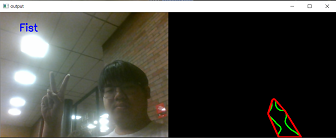
#> input picture fail1.png, 336 x 138 px, given in place of the camera
$ python ComVision.py
#> lines starting #> are read from the running program, lines starting #| are printed output that depends on the picture
#> further down, frame is the input picture: shape (138, 336, 3); mean B, G, R 65.5, 71.6, 72
import constants
import cv2
import numpy as np
import copy
import math
from collections import deque

# needed for motion tracking
pts = deque(maxlen=constants.TRACKING_BUFFER_MAX_LEN)
frame_counter = 0
(diffX, diffY) = (0, 0)
direction = "None"

def make_frame_smaller(frame,ratio):
    # get size from a matrix
#> called with ratio = 0.7
    height = frame.shape[0]
#> height = 138
    width = frame.shape[1]
#> width = 336
    #resize using cv2.resize(...)
    result = cv2.resize(frame,(int(width*ratio),int(height*ratio)))
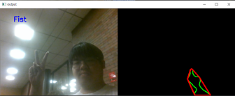
#> result: shape (96, 235, 3); mean B, G, R 65.2, 71.2, 71.7
    return result

# [84 lines left out: functions background_removal, skin_detection, calculateFingers, detect_waving, calculate_direction, not called in this run]

#You don't have to modify the code here, it simply reads the input from your camera, and run functions above to give an
#image showing where your object is.

camera = cv2.VideoCapture(0)
camera.set(10, 200)
BGet = False
gestureStart = False

while camera.isOpened():
    ret, frame = camera.read()

    #make your frames smaller
    frame = make_frame_smaller(frame, 0.7)
    frame = cv2.bilateralFilter(frame, 5, 50, 100)
#> frame: shape (96, 235, 3)
    frame = cv2.flip(frame, 1)
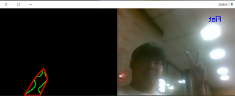
#> frame: shape (96, 235, 3); mean B, G, R 65.2, 71.2, 71.6
    cv2.imshow('original', frame)

    #remove your back ground
    if BGet:
        bgRM = background_removal(frame)
        thresh = skin_detection(bgRM)
        cv2.imshow('mask', bgRM)

        # get the coutours
        thresh1 = copy.deepcopy(thresh)
        contours, _ = cv2.findContours(thresh1.copy(), cv2.RETR_EXTERNAL, cv2.CHAIN_APPROX_SIMPLE)
        if (len(contours) != 0):  # draws the contours of that object which has the highest
            res = max(contours, key=cv2.contourArea)
            hull = cv2.convexHull(res)
            drawing = np.zeros(bgRM.shape, np.uint8)
            cv2.drawContours(drawing, [res], 0, (0, 255, 0), 2)
            cv2.drawContours(drawing, [hull], 0, (0, 0, 255), 3)

            isFinishCal, cnt = calculateFingers(res, drawing)
            if gestureStart:
                if isFinishCal and cnt <= 5:
                    if cnt == 1:
                        cv2.putText(frame, "Peace", (50, 50), cv2.FONT_HERSHEY_SIMPLEX, 0.9, (255,0,0), 2)
                    elif cnt == 2:
                        cv2.putText(frame, "Trident Strike!!!", (50, 50), cv2.FONT_HERSHEY_SIMPLEX, 0.9, (255, 0, 0), 2)
                    elif cnt == 3:
                        cv2.putText(frame, "Where is your thumb?", (50, 50), cv2.FONT_HERSHEY_SIMPLEX, 0.9, (255, 0, 0), 2)
                    elif cnt >= 4:
                        waving = detect_waving(res, drawing)
                        frame_counter += 1
                        if not waving:
                            cv2.putText(frame, "Wanna Try Moving?", (50, 50), cv2.FONT_HERSHEY_SIMPLEX, 0.9, (255, 0, 0), 2)
                        else:
                            cv2.putText(frame, "Your Waving!", (50, 50), cv2.FONT_HERSHEY_SIMPLEX, 0.9, (255, 0, 0), 2)
                    else:
                        cv2.putText(frame, "Fist", (50, 50), cv2.FONT_HERSHEY_SIMPLEX, 0.9, (255, 0, 0), 2)

        cv2.imshow('output',np.hstack([frame,drawing]))

    #press q to stop capturing frames
    k = cv2.waitKey(1)
#> (key q is pressed here)
    if k & 0xFF == ord('q'):
        camera.release()
        cv2.destroyAllWindows()
        break
    elif k & 0xFF == ord('b'):  # get a base background
        bgModel = cv2.createBackgroundSubtractorMOG2(0, 50)
        BGet = True
        frame_counter = 0
        gestureStart = True
    elif k & 0xFF == ord('s'):  # pause
        bgModel = False
        gestureStart = False
        BGet = False

$ run again, on fail2.png
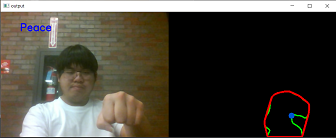
#> input picture fail2.png, 336 x 138 px, given in place of the camera
#> frame is the input picture: shape (138, 336, 3); mean B, G, R 60.9, 69.8, 73.8
#> in make_frame_smaller, `result = cv2.resize(frame,(int(width*ratio),int(height*ratio)))`:
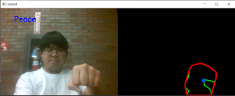
#> result: shape (96, 235, 3); mean B, G, R 60.6, 69.6, 73.5
#> `frame = cv2.flip(frame, 1)`:
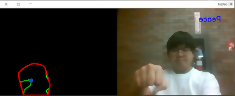
#> frame: shape (96, 235, 3); mean B, G, R 60.5, 69.5, 73.5

$ run again, on res1.png
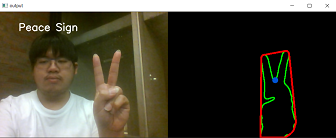
#> input picture res1.png, 336 x 138 px, given in place of the camera
#> frame is the input picture: shape (138, 336, 3); mean B, G, R 55.2, 68.6, 72.7
#> in make_frame_smaller, `result = cv2.resize(frame,(int(width*ratio),int(height*ratio)))`:
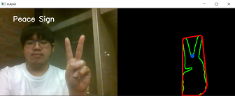
#> result: shape (96, 235, 3); mean B, G, R 55.1, 68.6, 72.5
#> `frame = cv2.flip(frame, 1)`:
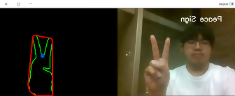
#> frame: shape (96, 235, 3); mean B, G, R 55.1, 68.5, 72.5
